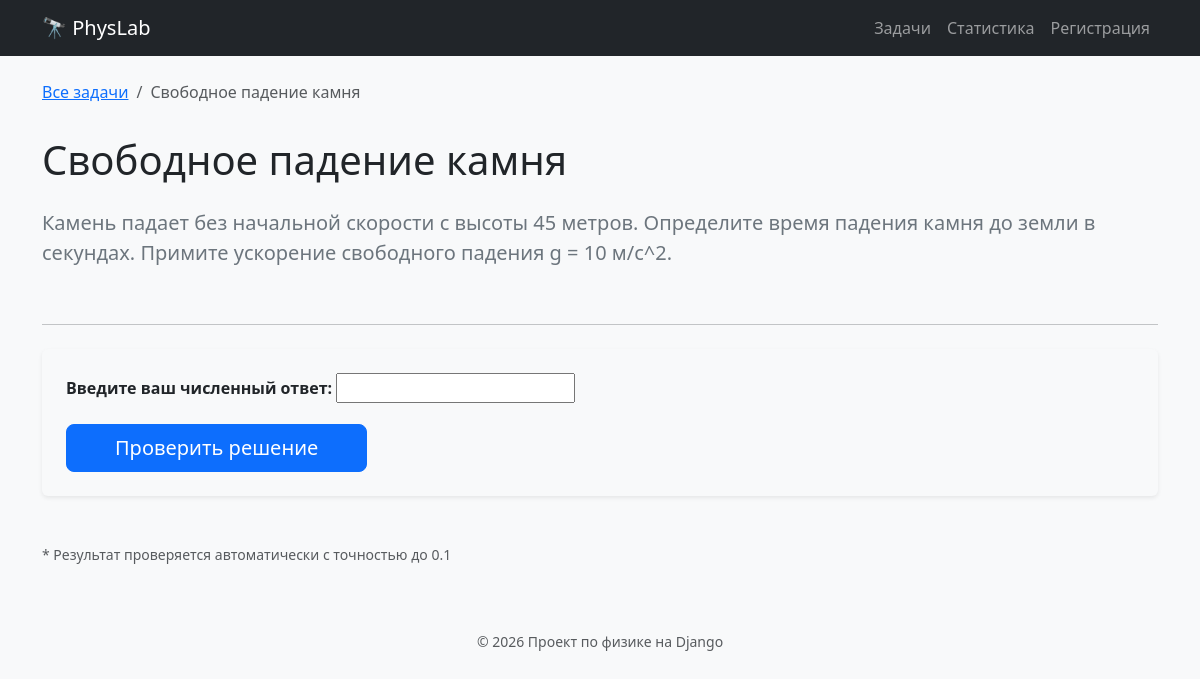
/tasks/1/, run on the app's committed database.
### simulator/models.py (models this page shows)
class Task(models.Model):
    title = models.CharField(max_length=200)
    description = models.TextField()
    correct_answer = models.FloatField()

### simulator/views.py (the view, shortened to what this page needs)
# urls.py: path('<int:task_id>/', views.task_detail, name='task_detail'),
def task_detail(request, task_id):
    task = get_object_or_404(Task, id=task_id)
    message = None
    form = AnswerForm(request.POST or None)
    return render(request, 'simulator/task_detail.html', {
        'task': task,
        'form': form,
        'message': message
    })

### simulator/forms.py
class AnswerForm(forms.Form):
    user_answer = forms.FloatField(
        label="Ваш ответ",
        required=True,
        error_messages={
            'invalid': "Ошибка: введите число (например, 1.24 или 14)",
            'required': "Поле не может быть пустым!"
        }
    )

### simulator/templates/simulator/task_detail.html (shortened to what this page needs)
{% extends 'base.html' %}
{% block content %}
<nav aria-label="breadcrumb">
  <ol class="breadcrumb">
    <li class="breadcrumb-item"><a href="{% url 'task_list' %}">Все задачи</a></li>
    <li class="breadcrumb-item active" aria-current="page">{{ task.title }}</li>
  </ol>
</nav>
<div class="py-3">
    <h1 class="display-6">{{ task.title }}</h1>
    <p class="lead mt-4 text-secondary">{{ task.description }}</p>
</div>
<hr class="my-4">
<div class="card bg-light border-0 shadow-sm">
    <div class="card-body p-4">
        <form method="post" class="needs-validation">
            <div class="mb-3">
                <label for="{{ form.user_answer.id_for_label }}" class="form-label fw-bold">
                    Введите ваш численный ответ:
                </label>
                {{ form.user_answer }}
            </div>
            <button type="submit" class="btn btn-primary btn-lg px-5">Проверить решение</button>
        </form>
    </div>
</div>
<div class="mt-5 text-muted small">
    <p>* Результат проверяется автоматически с точностью до 0.1</p>
</div>
{% endblock %}

### data on the page
Task: title "Свободное падение камня", description "Камень падает без начальной скорости с высоты 45 метров. Определите время падения камня до земли в секундах. Примите ускорение свободного падения g = 10 м/с^2."
